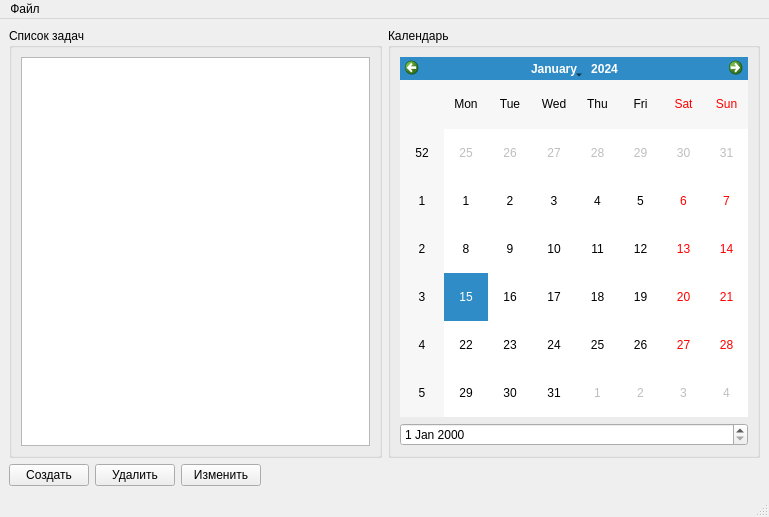
<?xml version="1.0" encoding="UTF-8"?>
<ui version="4.0">
 <class>mainWindow</class>
 <widget class="QMainWindow" name="mainWindow">
  <property name="geometry">
   <rect>
    <x>0</x>
    <y>0</y>
    <width>769</width>
    <height>517</height>
   </rect>
  </property>
  <property name="minimumSize">
   <size>
    <width>600</width>
    <height>500</height>
   </size>
  </property>
  <property name="maximumSize">
   <size>
    <width>1200</width>
    <height>1000</height>
   </size>
  </property>
  <property name="windowTitle">
   <string>Мои задачи</string>
  </property>
  <widget class="QWidget" name="centralwidget">
   <layout class="QGridLayout" name="gridLayout">
    <item row="0" column="0">
     <layout class="QHBoxLayout" name="horizontalLayout_2">
      <item>
       <widget class="QGroupBox" name="groupBox">
        <property name="title">
         <string>Список задач</string>
        </property>
        <layout class="QHBoxLayout" name="horizontalLayout_3">
         <item>
          <widget class="QListWidget" name="listWidget"/>
         </item>
        </layout>
       </widget>
      </item>
      <item>
       <widget class="QGroupBox" name="groupBox_2">
        <property name="title">
         <string>Календарь</string>
        </property>
        <layout class="QVBoxLayout" name="verticalLayout_3">
         <item>
          <widget class="QCalendarWidget" name="calendarWidget"/>
         </item>
         <item>
          <widget class="QDateEdit" name="dateEdit"/>
         </item>
        </layout>
       </widget>
      </item>
     </layout>
    </item>
    <item row="1" column="0">
     <layout class="QHBoxLayout" name="horizontalLayout">
      <item>
       <widget class="QPushButton" name="pushButton_create">
        <property name="text">
         <string>Создать</string>
        </property>
       </widget>
      </item>
      <item>
       <widget class="QPushButton" name="pushButton_2">
        <property name="text">
         <string>Удалить</string>
        </property>
       </widget>
      </item>
      <item>
       <widget class="QPushButton" name="pushButton_edit">
        <property name="text">
         <string>Изменить</string>
        </property>
       </widget>
      </item>
      <item>
       <spacer name="horizontalSpacer">
        <property name="orientation">
         <enum>Qt::Horizontal</enum>
        </property>
        <property name="sizeHint" stdset="0">
         <size>
          <width>40</width>
          <height>20</height>
         </size>
        </property>
       </spacer>
      </item>
     </layout>
    </item>
   </layout>
  </widget>
  <widget class="QMenuBar" name="menubar">
   <property name="geometry">
    <rect>
     <x>0</x>
     <y>0</y>
     <width>769</width>
     <height>21</height>
    </rect>
   </property>
   <widget class="QMenu" name="menu">
    <property name="title">
     <string>Файл</string>
    </property>
    <addaction name="action_create"/>
    <addaction name="action_delete"/>
    <addaction name="action_edit"/>
    <addaction name="separator"/>
    <addaction name="action_exit"/>
   </widget>
   <addaction name="menu"/>
  </widget>
  <widget class="QStatusBar" name="statusbar"/>
  <action name="action_create">
   <property name="text">
    <string>Создать</string>
   </property>
  </action>
  <action name="action_2">
   <property name="text">
    <string>УДалить</string>
   </property>
  </action>
  <action name="action_delete">
   <property name="text">
    <string>Удалить</string>
   </property>
  </action>
  <action name="action_edit">
   <property name="text">
    <string>Изменить</string>
   </property>
  </action>
  <action name="action_exit">
   <property name="text">
    <string>Выход</string>
   </property>
  </action>
 </widget>
 <resources/>
 <connections/>
</ui>
